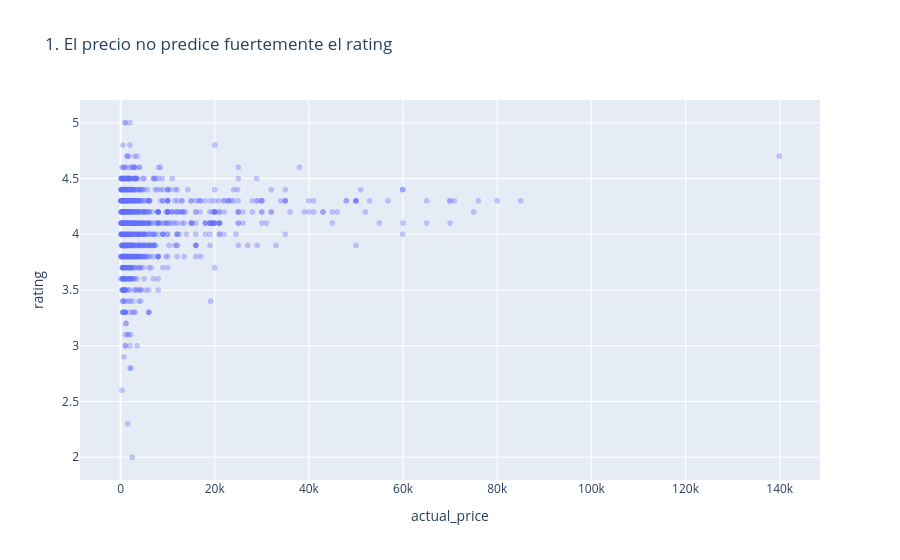
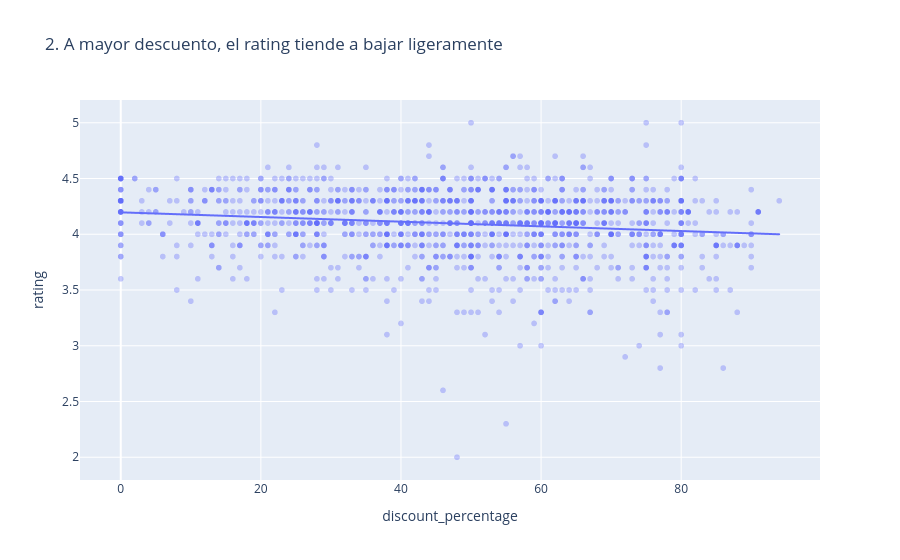
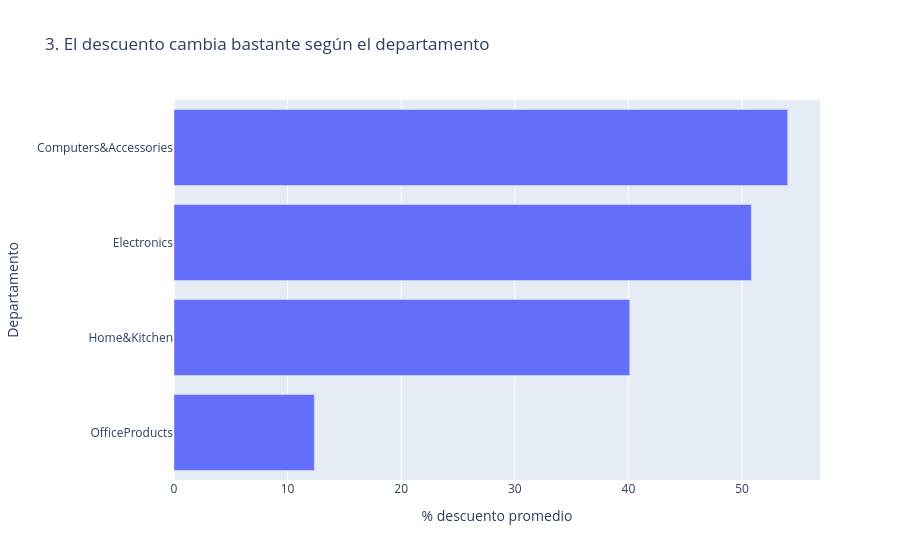

These figures' notebook cell, in order:
### Markdown cell above
### 🔧 Reto 2 — Construye tu secuencia narrativa

Crea los 3 gráficos de tu historia (1 ancla + 2 apoyo) en el orden que definiste. Cada uno con título claro que funcione como "titular" de esa parte de la historia.

### Code cell
# RETO 2 — tres gráficos de la narrativa, en orden

# Gráfico 1 (ancla): precio vs rating
fig1 = px.scatter(df, x="actual_price", y="rating", opacity=0.35,
                  title="1. El precio no predice fuertemente el rating")
fig1.show()

# Gráfico 2 (apoyo): descuento vs rating
fig2 = px.scatter(df, x="discount_percentage", y="rating", opacity=0.35,
                  trendline="ols",
                  title="2. A mayor descuento, el rating tiende a bajar ligeramente")
fig2.show()

# Gráfico 3 (cierre): distribución del descuento por departamento principal
dep = df.groupby("departamento").agg(
    descuento_promedio=("discount_percentage","mean"),
    productos=("product_id","size")
).query("productos >= 20").sort_values("descuento_promedio", ascending=True)

fig3 = px.bar(dep, x="descuento_promedio", y=dep.index, orientation="h",
              title="3. El descuento cambia bastante según el departamento")
fig3.update_xaxes(title="% descuento promedio")
fig3.update_yaxes(title="Departamento")
fig3.show()

### Figure 1 — Plotly figure (JSON) as saved in the notebook; plotly's stock layout.template omitted (floating-point values rounded to 4 significant figures; data arrays with more than 128 entries replaced by an {"elided": "..."} marker saying what was removed)
{"data": [{"hovertemplate": "actual_price=%{x}<br>rating=%{y}<extra></extra>", "legendgroup": "", "marker": {"color": "#636efa", "opacity": 0.35, "symbol": "circle"}, "mode": "markers", "name": "", "showlegend": false, "type": "scattergl", "x": {"elided": "1465 float values"}, "xaxis": "x", "y": {"elided": "1465 float values"}, "yaxis": "y"}], "layout": {"legend": {"tracegroupgap": 0}, "title": {"text": "1. El precio no predice fuertemente el rating"}, "xaxis": {"anchor": "y", "domain": [0.0, 1.0], "title": {"text": "actual_price"}}, "yaxis": {"anchor": "x", "domain": [0.0, 1.0], "title": {"text": "rating"}}}}

### Figure 2 — Plotly figure (JSON) as saved in the notebook; plotly's stock layout.template omitted (floating-point values rounded to 4 significant figures; data arrays with more than 128 entries replaced by an {"elided": "..."} marker saying what was removed)
{"data": [{"hovertemplate": "discount_percentage=%{x}<br>rating=%{y}<extra></extra>", "legendgroup": "", "marker": {"color": "#636efa", "opacity": 0.35, "symbol": "circle"}, "mode": "markers", "name": "", "showlegend": false, "type": "scattergl", "x": {"elided": "1465 int values"}, "xaxis": "x", "y": {"elided": "1465 float values"}, "yaxis": "y"}, {"hovertemplate": "<b>OLS trendline</b><br>rating = -0.00209544 * discount_percentage + 4.19656<br>R<sup>2</sup>=0.024142<br><br>discount_percentage=%{x}<br>rating=%{y} <b>(trend)</b><extra></extra>", "legendgroup": "", "marker": {"color": "#636efa", "symbol": "circle"}, "mode": "lines", "name": "", "showlegend": false, "type": "scattergl", "x": {"elided": "1464 int values"}, "xaxis": "x", "y": {"elided": "1464 float values"}, "yaxis": "y"}], "layout": {"legend": {"tracegroupgap": 0}, "title": {"text": "2. A mayor descuento, el rating tiende a bajar ligeramente"}, "xaxis": {"anchor": "y", "domain": [0.0, 1.0], "title": {"text": "discount_percentage"}}, "yaxis": {"anchor": "x", "domain": [0.0, 1.0], "title": {"text": "rating"}}}}

### Figure 3 — Plotly figure (JSON) as saved in the notebook; plotly's stock layout.template omitted (floating-point values rounded to 4 significant figures)
{"data": [{"hovertemplate": "descuento_promedio=%{x}<br>departamento=%{y}<extra></extra>", "legendgroup": "", "marker": {"color": "#636efa", "pattern": {"shape": ""}}, "name": "", "orientation": "h", "showlegend": false, "textposition": "auto", "type": "bar", "x": [12.35, 40.12, 50.83, 54.02], "xaxis": "x", "y": ["OfficeProducts", "Home&Kitchen", "Electronics", "Computers&Accessories"], "yaxis": "y"}], "layout": {"barmode": "relative", "legend": {"tracegroupgap": 0}, "title": {"text": "3. El descuento cambia bastante según el departamento"}, "xaxis": {"anchor": "y", "domain": [0.0, 1.0], "title": {"text": "% descuento promedio"}}, "yaxis": {"anchor": "x", "domain": [0.0, 1.0], "title": {"text": "Departamento"}}}}
